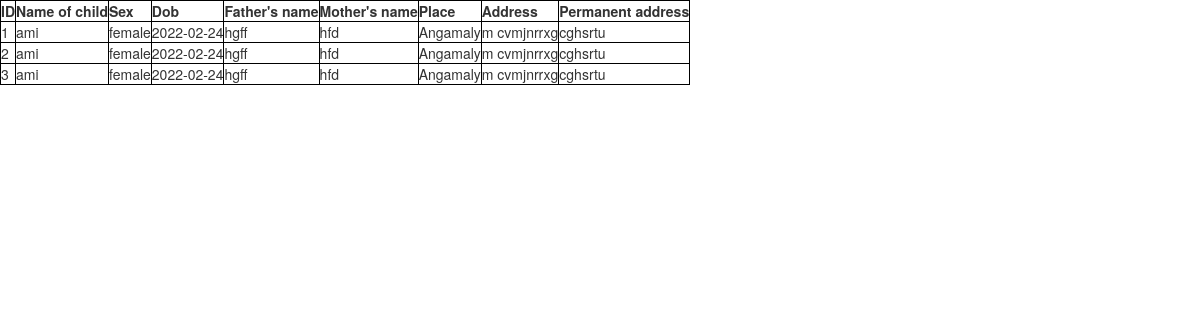
Page /admin/birth.php on the committed database.
### tables this page shows
CREATE TABLE `birth` (
  `id` int(6) NOT NULL,
  `cname` varchar(20) NOT NULL,
  `sex` varchar(10) NOT NULL,
  `dob` date NOT NULL,
  `fname` varchar(20) NOT NULL,
  `mname` varchar(20) NOT NULL,
  `place` varchar(20) NOT NULL,
  `address` varchar(50) NOT NULL,
  `paddress` varchar(50) NOT NULL
);

### admin/birth.php (the view, shortened to what this page needs)
<!DOCTYPE html>
<html>
<head>
  <link rel="stylesheet" href="https://maxcdn.bootstrapcdn.com/bootstrap/3.4.1/css/bootstrap.min.css">
</head>
<body>
<?php
if(isset($_POST['cancel'])){
    header("Location:admin.php");
}
else
{
$conn=mysqli_connect("localhost","root","","mini") or die("connection failed");
}
$sql = "SELECT id,cname,sex,dob,fname,mname,place,address,paddress FROM birth";
$result = $conn->query($sql);
if ($result->num_rows > 0) {
  echo "<table><tr><th>ID</th><th>Name of child</th><th>Sex</th><th>Dob</th><th>Father's name</th><th>Mother's name</th><th>Place</th><th>Address</th><th>Permanent address</th></tr>";
  while($row = $result->fetch_assoc()) {
    echo "<tr><td>".$row["id"]."</td><td>".$row["cname"]."</td><td>".$row["sex"]."</td><td>".$row["dob"]."</td><td>".$row["fname"]."</td><td>".$row["mname"]."</td><td>".$row["place"]."</td><td>".$row["address"]."</td><td>".$row["paddress"]."</td></tr>";
  }
  echo "</table>";
} else {
  echo "0 results";
}
?>

### admin/birth.php (style rules this page uses)
table, th, td { border: 1px solid black; }

### rows in the picture
birth: id "1", cname "ami", sex "female", dob "2022-02-24", fname "hgff", mname "hfd", place "Angamaly", address "m cvmjnrrxg", paddress "cghsrtu"
birth: id "2", cname "ami", sex "female", dob "2022-02-24", fname "hgff", mname "hfd", place "Angamaly", address "m cvmjnrrxg", paddress "cghsrtu"
birth: id "3", cname "ami", sex "female", dob "2022-02-24", fname "hgff", mname "hfd", place "Angamaly", address "m cvmjnrrxg", paddress "cghsrtu"
